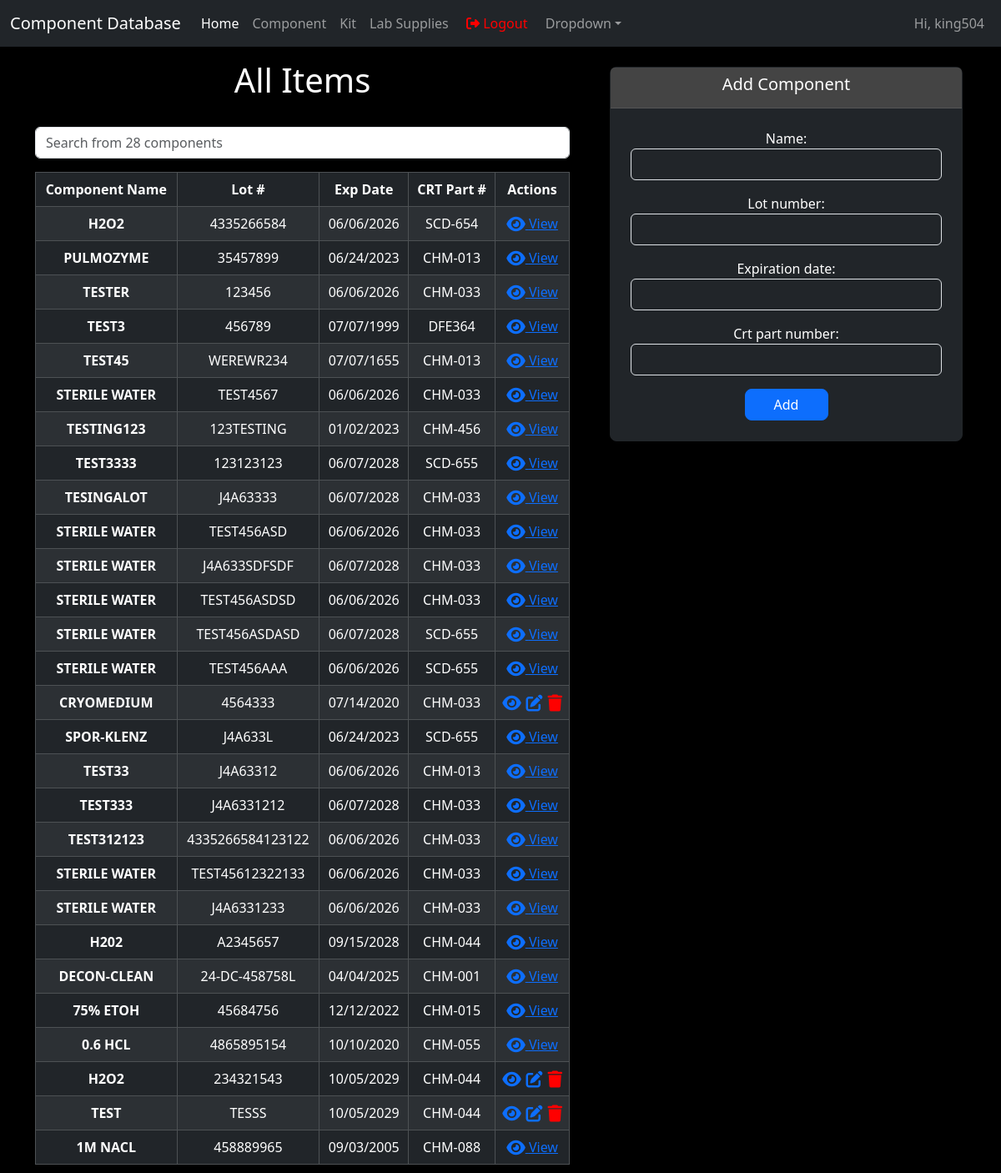
The app's page / (signed in) with its own data.
### resume/models.py (models this page shows, shortened)
class Component(models.Model):
    user = models.ForeignKey(User, on_delete=models.CASCADE)
    name = models.CharField(max_length=200)
    lot_number = models.CharField(max_length=200, unique=True)
    expiration_date = models.DateField()
    crt_part_number = models.CharField(max_length=200)
    date_added = models.DateTimeField(default=timezone.now)

### resume/views.py (the view)
# urls.py: path("", views.Index.as_view(), name="index"),
class Index(ListView):
    model = Component
    template_name = 'index.html'
    context_object_name = 'component_list'
    def get_queryset(self):
        return Component.objects.all().order_by('-date_added')
    def get_context_data(self, **kwargs):
        context = super().get_context_data(**kwargs)
        context['component_list'] = Component.objects.all()
        context['form'] = PostForm()
        context['current_date'] = timezone.now().strftime('%m/%d/%Y')
        context['component_count'] = Component.objects.count()
        return context

### resume/forms.py
class PostForm(forms.ModelForm):
    class Meta:
        model = Component
        fields = ('name', 'lot_number', 'expiration_date', 'crt_part_number')
        widgets = {
            'name': forms.TextInput(attrs={'class': 'form-control bg-dark text-light'}),
            'lot_number': forms.TextInput(attrs={'class': 'form-control bg-dark text-light'}),
            'expiration_date': forms.DateInput(attrs={'class': 'form-control bg-dark text-light'}),
            'crt_part_number': forms.TextInput(attrs={'class': 'form-control bg-dark text-light'}),
        }
    def __init__(self, *args, **kwargs):
        super(PostForm, self).__init__(*args, **kwargs)
        choices = Component.objects.all().values_list('name', 'name')
        choice_list = [(choice[0], choice[1]) for choice in choices]
        self.fields['name'].widget.choices = choice_list

### resume/templates/index.html (shortened to what this page needs)
{% extends 'base.html' %}
{% load static %}
{% block body %}
<div class="container text-center">
    <div class="row">
        <div class="col-7">
            <h1 class="text-light p-3" id="heading">All Items</h1>
            <input id="search-input" type="text" class="form-control mt-3 mb-3" placeholder="Search from {{component_count}} components">
            <div class="table-responsive">
                <table class="table table-striped table-bordered table-hover table-dark">
                    <thead class="table-header-custom">
                        <tr>
                            <th scope="col">Component Name</th>
                            <th scope="col">Lot #</th>
                            <th scope="col">Exp Date</th>
                            <th scope="col">CRT Part #</th>
                            <th scope="col">Actions</th>
                        </tr>
                    </thead>
                    <tbody id="components-table-body">
                        {% include 'components_table.html' %}
                    </tbody>
                </table>
            </div>
        </div>
        <div class="col-5">
            <div class="card bg-dark text-light border-dark mt-4 mb-4 me-1 ms-4 rounded-3">
                <div class="card-header">
                    <h5 class="card-title">Add Component</h5>
                </div>
                <div class="card-body">
                    {% if user.is_authenticated %}
                        <form method="post" enctype="multipart/form-data" action="{% url 'add_component' %}">
                            {{ form.as_p }}
                            <button type="submit" class="btn btn-primary rounded-3">Add</button>
                        </form>
                    {% else %}
                        <p>You must be logged in to add a component.</p>
                        <a href="{% url 'auth' %}" class="btn btn-primary rounded-3">Sign In</a>
                    {% endif %}
                </div>
            </div>
        </div>
    </div>
</div>
{% endblock %}

### resume/templates/navbar.html (shortened to what this page needs)
<nav class="navbar navbar-expand-lg bg-dark" data-bs-theme="dark">
  <div class="container-fluid">
    <a class="navbar-brand" href="{% url 'index' %}">Component Database</a>
    <div class="collapse navbar-collapse" id="navbarColor02">
      <ul class="navbar-nav me-auto">
        <li class="nav-item">
          <a class="nav-link active" href="{% url 'index' %}">Home
          </a>
        </li>
        <li class="nav-item">
          <a class="nav-link" href="#">Component</a>
        </li>
        <li class="nav-item">
          <a class="nav-link" href="#">Kit</a>
        </li>
        <li class="nav-item">
          <a class="nav-link" href="#">Lab Supplies</a>
        </li>
        {% if user.is_authenticated %}
          <li class="nav-item">
            <form method="post" action="{% url 'logout' %}">
                <button type="submit" class="btn btn-link nav-link custom-red">
                    <i class="fa-solid fa-right-from-bracket"></i>
                    Logout
                </button>
            </form>
        </li>
        {% else %}
        <li class="nav-item">
          <a class="nav-link" href="{% url 'auth' %}">Sign In</a>
        </li>
        {% endif %}
        <li class="nav-item dropdown">
          <a class="nav-link dropdown-toggle" data-bs-toggle="dropdown" href="#" role="button" aria-haspopup="true" aria-expanded="false">Dropdown</a>
        </li>
      </ul>
      {% if not is_login_page %}
        <ul class="navbar-nav">
          <li class="nav-item">
            {% if user.is_authenticated %}
                <span class="nav-link">Hi, {{ user.username }}</span>
            {% else %}
                <span class="nav-link">Hi, Guest! Want to <a href="{% url 'auth' %}" class="text-light">Login</a>?</span>
            {% endif %}
          </li>
        </ul>
        {% endif %}
    </div>
  </div>
</nav>

### resume/templates/components_table.html
{% block body %}
{% for component in component_list %}
    <tr class="table-dark">
        <th scope="row">{{ component.name | upper }}</th>
        <td>{{ component.lot_number | upper }}</td>
        <td class="{% if component.expiration_date|date:'Y-m-d' < current_date %}text-danger{% endif %}">
            {{ component.expiration_date | date:"m/d/Y" }}
        </td>
        <td>{{ component.crt_part_number | upper }}</td>
        <td>
            {% if user.is_authenticated and user.id == component.user.id %}
                <div class="d-flex gap-1 justify-content-between">
                    <a href="{% url 'component_detail' component.id %}" class="view-component" data-bs-toggle="modal" data-bs-target="#componentModal" data-name="{{ component.name }}" data-lot="{{ component.lot_number }}" data-exp="{{ component.expiration_date }}" data-part="{{ component.crt_part_number }}">
                        <i class="fa-solid fa-eye fa-lg"></i>
                    </a>
                    <a href="{% url 'edit_component' component.id %}" class="">
                        <i class="fa-solid fa-edit fa-lg"></i>
                    </a>
                    <a href="{% url 'delete_component' component.id %}">
                        <i class="fa-solid fa-trash fa-lg" style="color: red;"></i>
                    </a>
                </div>
            {% else %}
                <div class="d-flex justify-content-center">
                    <a href="{% url 'component_detail' component.id %}" class="view-component" data-bs-toggle="modal" data-bs-target="#componentModal" data-name="{{ component.name }}" data-lot="{{ component.lot_number }}" data-exp="{{ component.expiration_date }}" data-part="{{ component.crt_part_number }}">
                        <i class="fa-solid fa-eye fa-lg"></i> View
                    </a>
                </div>
            {% endif %}
        </td>
    </tr>
{% endfor %}
{% endblock %}

### static/css/styles.css (style rules this page uses)
.table-responsive { max-height: 1200px; overflow-y: auto; }
h1 { color: #e9e9e9; }
.table-header-custom { background-color: black; }
.custom-red { color: red; }
.text-light { color: #ffffff !important; }
.card-header { background-color: #444; border-bottom: 1px solid #555; }
.card-body { padding: 1.5rem; }
.btn { min-width: 100px; }
h1, .card-title { color: #fff; }
h1 { margin-bottom: 1rem; }
#heading { color: #ffffff; }

### records on screen
Component: name "H2O2", lot_number "4335266584", expiration_date "06/06/2026", crt_part_number "SCD-654"
Component: name "PULMOZYME", lot_number "35457899", expiration_date "06/24/2023", crt_part_number "CHM-013"
Component: name "TESTER", lot_number "123456", expiration_date "06/06/2026", crt_part_number "CHM-033"
Component: name "TEST3", lot_number "456789", expiration_date "07/07/1999", crt_part_number "DFE364"
Component: name "TEST45", lot_number "WEREWR234", expiration_date "07/07/1655", crt_part_number "CHM-013"
Component: name "STERILE WATER", lot_number "TEST4567", expiration_date "06/06/2026", crt_part_number "CHM-033"
Component: name "TESTING123", lot_number "123TESTING", expiration_date "01/02/2023", crt_part_number "CHM-456"
Component: name "TEST3333", lot_number "123123123", expiration_date "06/07/2028", crt_part_number "SCD-655"
Component: name "TESINGALOT", lot_number "J4A63333", expiration_date "06/07/2028", crt_part_number "CHM-033"
Component: name "STERILE WATER", lot_number "TEST456ASD", expiration_date "06/06/2026", crt_part_number "CHM-033"
Component: name "STERILE WATER", lot_number "J4A633SDFSDF", expiration_date "06/07/2028", crt_part_number "CHM-033"
Component: name "STERILE WATER", lot_number "TEST456ASDSD", expiration_date "06/06/2026", crt_part_number "CHM-033"
Component: name "STERILE WATER", lot_number "TEST456ASDASD", expiration_date "06/07/2028", crt_part_number "SCD-655"
Component: name "STERILE WATER", lot_number "TEST456AAA", expiration_date "06/06/2026", crt_part_number "SCD-655"
Component: name "CRYOMEDIUM", lot_number "4564333", expiration_date "07/14/2020", crt_part_number "CHM-033"
Component: name "SPOR-KLENZ", lot_number "J4A633L", expiration_date "06/24/2023", crt_part_number "SCD-655"
Component: name "TEST33", lot_number "J4A63312", expiration_date "06/06/2026", crt_part_number "CHM-013"
Component: name "TEST333", lot_number "J4A6331212", expiration_date "06/07/2028", crt_part_number "CHM-033"
Component: name "TEST312123", lot_number "4335266584123122", expiration_date "06/06/2026", crt_part_number "CHM-033"
Component: name "STERILE WATER", lot_number "TEST45612322133", expiration_date "06/06/2026", crt_part_number "CHM-033"
Component: name "STERILE WATER", lot_number "J4A6331233", expiration_date "06/06/2026", crt_part_number "CHM-033"
Component: name "H202", lot_number "A2345657", expiration_date "09/15/2028", crt_part_number "CHM-044"
Component: name "DECON-CLEAN", lot_number "24-DC-458758L", expiration_date "04/04/2025", crt_part_number "CHM-001"
Component: name "75% ETOH", lot_number "45684756", expiration_date "12/12/2022", crt_part_number "CHM-015"
Component: name "0.6 HCL", lot_number "4865895154", expiration_date "10/10/2020", crt_part_number "CHM-055"
Component: name "H2O2", lot_number "234321543", expiration_date "10/05/2029", crt_part_number "CHM-044"
Component: name "TEST", lot_number "TESSS", expiration_date "10/05/2029", crt_part_number "CHM-044"
Component: name "1M NACL", lot_number "458889965", expiration_date "09/03/2005", crt_part_number "CHM-088"

### other values on screen
{{ user.username }} "king504"
